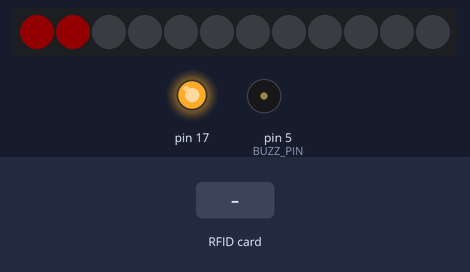
Bench run of a sketch on a simulated Arduino Leonardo, built with avr-gcc and run on an emulated ATmega32U4. On the bench: 12 RGB LEDs in strip order, left to right, output pins drawn as LEDs (lit = HIGH), buzzer (waves = sounding, pin HIGH). Inputs (shaded band) come from the test bench. Dim RGB values are drawn brighter than linear; USB keyboard and mouse output is not drawn.

Above: at 0.1 s.
At 1.3 s:
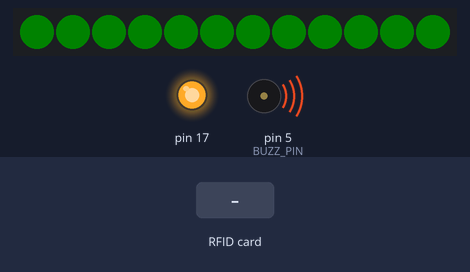
1.4 s: RFID card 5E 7A 19 C4 held to the reader
At 3.0 s:
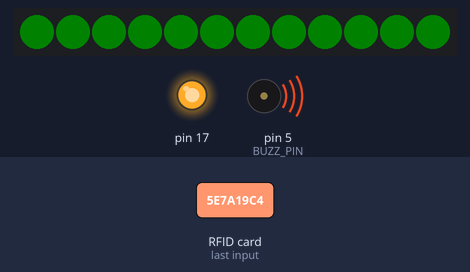
Timing chart, 0 to 4.5 s (numbered marks = the images above; inputs shaded):
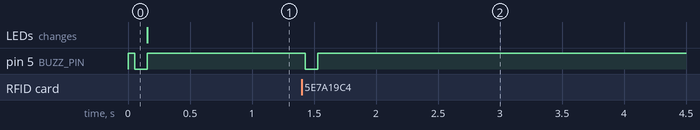

The sketch:

NTAG_Writer.ino
```cpp
/*
Writes data to NFC tags

THE PROGRAM
 * Connect serial
 * Get name from serial input ending in #
 * Tap tag to write to
 * Write to tag
 * Check data was written correctly --> output written data to console with tag UID
 * Repeat steps (input name --> write tag --> check tag

*/

#include <SPI.h>						// NFC Reader
#include <MFRC522.h>					// NFC Reader
#include <Keyboard.h>
#include <FastLED.h>					// Pixel LED

// #define debugMSG	1				// Uncomment to get debug / error messages in console


#define BUZZ_PIN		5				// Buzzer

//////////////////////////////////
/////////// PIXEL SETUP //////////
//////////////////////////////////
#define NUM_LEDS 		12
#define LED_DATA 		6				// Pixel LED String
CRGB leds[NUM_LEDS];

// General
#define COL_BLACK			0x000000		// Black
#define COL_WHITE			0x3F3F3F		// White
#define COL_D_WHITE		0x0F0F0F		// Dim White

// Tribes Bright
#define COL_YELLOW		0xFF6F00 	// Yellow
#define COL_ORANGE		0xFF1C00 	// Orange
#define COL_PURPLE		0x8F00FF 	// Purple
#define COL_CYAN			0x00AAAA 	// Cyan
#define COL_GREEN			0x00FF0A 	// Green
#define COL_BLUE			0x0000FF 	// Blue
#define COL_RED			0xFF0000 	// Red
#define COL_MAGENTA		0xFF002F 	// Magenta

//////////////////////////////////
//////// TAG READER SETUP ////////
//////////////////////////////////
#define ZERO 			0x00			// In case we want to change what zero is
#define DATAROWS		4				// Number of user pages to read from NTAG
#define DATACOLS		4				// Fixed to four
const uint8_t TAG_DATA_SIZE = DATAROWS * DATACOLS;

uint8_t validateCode[3] = {'C', '2', '1'};		// This is stored on all tags used within game

uint8_t tagType = 'K';				// Type of tag
											// 'X' = unassigned
											// 'K' = kid
											//	'L' = leader
											// 'P' = Pastor
											// 'T' = Team modifier

uint8_t teamNum = 'X';				// Team that tag is associated to
											// 'Z' = unassigned
											// 'A' --> 'Y' = team

#define NFC_SS			19 			// 'SDA' Pin
#define NFC_RST		20 			// Reset Pin

MFRC522 mfrc522(NFC_SS, NFC_RST);				// Instanciate card reader driver
MFRC522::StatusCode status;

//////////////////////////////////
////////// VARIABLES /////////////
//////////////////////////////////

// // Array copied onto NFC Tags

uint8_t DataBlock[TAG_DATA_SIZE];
// uint8_t *Ptr_DataBlock;

unsigned char InBuffer[TAG_DATA_SIZE]; 			// Array to store text data from console
unsigned char TagBufferTest[TAG_DATA_SIZE]; 	// Used to test tag data matches written data
boolean newData = false;				// False until newline chatacter is received fron console. Cleared once printed.
boolean readyToTag = false;			// True once newData is received. False after data is written to tag


//////////////////////////////////


void setup()
{
 	// Ptr_DataBlock = &DataBlock[0];		// Initialise pointer to first elelment of DataBlock

 	// Buzzer setup
	pinMode(BUZZ_PIN, OUTPUT);
	digitalWrite(BUZZ_PIN, HIGH);

	// PIXEL SETUP
	FastLED.addLeds<WS2812B, LED_DATA, GRB>(leds, NUM_LEDS);
	FastLED.setMaxPowerInVoltsAndMilliamps(5,5); 						// Limit total power draw of LEDs to 200mA at 5V
	fill_solid(leds, NUM_LEDS, COL_BLACK);
	leds[0] = CRGB::Red;
	FastLED.show();


 	#ifdef debugMSG
		Serial.begin(115200);				// Initialize serial communications
		while (!Serial);						// Wait for serial port to open
	#endif


	leds[1] = CRGB::Red;
	FastLED.show();


	SPI.begin();							// Init SPI bus
	mfrc522.PCD_Init();					// Init MFRC522 reader

	FillDataBuffer();


	Keyboard.begin();

	#ifdef debugMSG
		Serial.println(F("Writer ready"));
	#endif

	// Make a little noise
	digitalWrite(BUZZ_PIN, LOW);
	delay(100);
	digitalWrite(BUZZ_PIN, HIGH);

	fill_solid(leds, NUM_LEDS, CRGB::Green);
	FastLED.show();


}


void loop()
{
	// GetData();
	// PrintInBuffer();


		// Handle NFC errors
	if (status != MFRC522::STATUS_OK)
	{
		#ifdef debugMSG
			Serial.print(F("\nNFC Fault: "));
			Serial.println(mfrc522.GetStatusCodeName(status));
		#endif

		digitalWrite(BUZZ_PIN, LOW);
		delay(50);
		digitalWrite(BUZZ_PIN, HIGH);
		delay(50);

	}

	// Look for new cards
	if ( ! mfrc522.PICC_IsNewCardPresent())
		return;

	// Select one of the cards
	if ( ! mfrc522.PICC_ReadCardSerial())
		return;

	// if (readyToTag)
	// {
		// Print tag details to console
		mfrc522.PICC_DumpDetailsToSerial(&(mfrc522.uid));

		// Write data to tag
		WriteTagData();
		TestWrittenTag();

		TypeUID();

	// }
	// else
	// {
	// 	ReadTagData();
	// }

	#ifdef debugMSG
		DumpRawTagData();			// Reveals raw data stored in tag (edit MFRC522.cpp to show more than 12 pages)
	#endif

	CloseTagComms();
	// delay(3000);
}

///////////////////////////////////////////////////////////////////////////////

void ClearData()
{
	// // Clears data arrays - sets all cells to equal ZERO
	for (uint8_t i = 0; i < TAG_DATA_SIZE; ++i)
		DataBlock[i] = ZERO;

	return;
}


void FillDataBuffer()
{
	// Copies input data from console to DataBlock array (to later write to tag)
	// memcpy ( &DataBlock, &InBuffer, TAG_DATA_SIZE);

	// ACTUALLY NO - Only accept tag type letter from console and keep wrting that to the tags

	memcpy ( &DataBlock, &validateCode, sizeof(validateCode));

	DataBlock[sizeof(validateCode)] = tagType;
	DataBlock[sizeof(validateCode)+1] = teamNum;


	return;
}


void WriteTagData()
{
	//Writes DataBlock to TAG from page 4 (user r/w setion)
	#ifdef debugMSG
		Serial.println("------------------------------------------------ Writing Data");
	#endif

	for (uint8_t page = 0; page < DATAROWS; ++page)
		mfrc522.MIFARE_Ultralight_Write(page + 0x04, (DataBlock + (page * DATACOLS)), DATACOLS);

	return;
}

void TestWrittenTag()
{
	ReadTagData();

	// Compare data on tag with data just written to it
	// This test can fail if tag was removed during an operation

	for (uint8_t i = 0; i < TAG_DATA_SIZE; ++i)
	{
		if (InBuffer[i] != TagBufferTest[i])
		{
			#ifdef debugMSG
				Serial.print("------------------------------------------------ ERROR writing tag at index ");
				Serial.println(i, DEC);
				Serial.println("------------------------------------------------ Please re-tap card.");
			#endif
			return;
		}
	}

	#ifdef debugMSG
		Serial.println("------------------------------------------------ SUCCESS! Tag written");
	#endif
	readyToTag = false;

	return;
}


void ReadTagData()
{
	// Read buffer from tag
	const uint8_t readlen = 18;				// 16 bytes + 2x CRC bytes
	unsigned char readBuffer[readlen];
	unsigned char TagBuffer[TAG_DATA_SIZE];		// Buffer to write data into


	// Read data from user section of tags
	for (uint8_t ReadBlock = 0; ReadBlock < (DATAROWS/4); ++ReadBlock)
	{
		// Get data from tag, starting from page 4 (user read/write section begins here)
		status = mfrc522.MIFARE_Read(4 + (ReadBlock * 4), readBuffer, &readlen);

		// Check reading was successful
		if (status != MFRC522::STATUS_OK)
		{
			#ifdef debugMSG
				Serial.println("");
				Serial.print(F("Reading failed: "));
				Serial.println(mfrc522.GetStatusCodeName(status));
			#endif

			return;
		}

		// Record data from tag to TagBuffer array
		for (int i = 0; i < 16; ++i)
			TagBuffer[i + ReadBlock * 16] = readBuffer[i];
	}

	// Record data for checks later
	for (uint8_t i = 0; i < TAG_DATA_SIZE; ++i)
		TagBufferTest[i] = TagBuffer[i];


/*	// Print read data to console - HEX
	Serial.print("Tag Data (HEX): ");
	for (uint8_t i = 0; i < DATA_SIZE; ++i)
	{
		Serial.print(TagBuffer[i], HEX);
		Serial.print(" ");
	}
	Serial.println();


	// Print read data to console - CHAR
	Serial.print("Tag Data (CHAR): \"");
	for (uint8_t i = 0; i < DATA_SIZE; ++i)
		Serial.write(TagBuffer[i]);

	Serial.println("\"");*/

	return;
}

#ifdef debugMSG
	void DumpRawTagData()
	{
		//This is a modifier dunp just change the for cicle to < 232 instead of < 16 in order to see all the pages on NTAG216
		mfrc522.PICC_DumpMifareUltralightToSerial();
		return;
	}
#endif

#ifdef debugMSG
	void GetData()
	{
		static uint8_t ndx = 0;
		char rc;

		while (Serial.available() > 0 && newData == false)
		{
			rc = Serial.read();					// Read single character

			if (rc != '\n')						// If not newline character
			{
				if (ndx < TAG_DATA_SIZE)
				{
					InBuffer[ndx] = rc;			// Save Char
					ndx++;							// Increment index
					if (ndx > TAG_DATA_SIZE) 		// Don't overflow buffer
						ndx = TAG_DATA_SIZE - 1;
				}
			}
			else 										// Once we get end character
			{
				for (uint8_t i = ndx; i < TAG_DATA_SIZE; i++)
					InBuffer[i] = ' ';			// Pad with spaces

				ndx = 0;								// Reset variables
				newData = true;
			}
		}

		return;
	}
#endif

#ifdef debugMSG
	void PrintInBuffer()
	{
		if (newData == true)
		{
			Serial.print("Data to write: \"");
			for (int i = 0; i < TAG_DATA_SIZE; ++i)
				Serial.write(InBuffer[i]);
			Serial.println("\"");

			FillDataBuffer();
			newData = false;
			readyToTag = true;
		}
		return;
	}
#endif


void CloseTagComms()
{
	// Puts tags into halt state

	// Halt PICC - call once finished operations on current tag
	mfrc522.PICC_HaltA();				// Instructs a PICC in state ACTIVE(*) to go to state HALT

	// Stop encryption
	if (mfrc522.PICC_GetType(mfrc522.uid.sak) == mfrc522.PICC_TYPE_MIFARE_1K)
		mfrc522.PCD_StopCrypto1();		// Call after communicating with the authenticated PICC

	// if (status == MFRC522::STATUS_OK)
	// 	NFC_State = READY_FOR_TAG;

	return;
}

void TypeUID()
{

	// Serial.print(F("UID = "));

	for (uint8_t i = 0; i < mfrc522.uid.size; ++i)
	{
		// Add leading '0' for Hex values less than 0x10
		if (mfrc522.uid.uidByte[i]<0x10)
			Keyboard.print("0");

		// Print hex value
		Keyboard.print(mfrc522.uid.uidByte[i], HEX);
	}

	Keyboard.write(0x0A);

	// Make a little noise
	digitalWrite(BUZZ_PIN, LOW);
	delay(100);
	digitalWrite(BUZZ_PIN, HIGH);

	delay(500);

	// Serial.println();
}
```

Measured:
- after the input at 1.4 s, pin 5 (BUZZ_PIN): HIGH → LOW at once, → HIGH 0.10 s later
